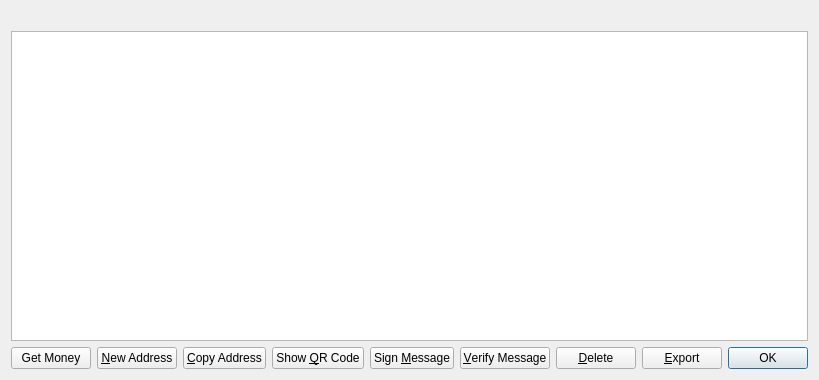
<?xml version="1.0" encoding="UTF-8"?>
<ui version="4.0">
 <class>AddressBookPage</class>
 <widget class="QWidget" name="AddressBookPage">
  <property name="geometry">
   <rect>
    <x>0</x>
    <y>0</y>
    <width>760</width>
    <height>380</height>
   </rect>
  </property>
  <property name="windowTitle">
   <string>Address Book</string>
  </property>
  <layout class="QVBoxLayout" name="verticalLayout">
   <item>
    <widget class="QLabel" name="labelExplanation">
     <property name="textFormat">
      <enum>Qt::PlainText</enum>
     </property>
     <property name="wordWrap">
      <bool>true</bool>
     </property>
    </widget>
   </item>
   <item>
    <widget class="QTableView" name="tableView">
     <property name="contextMenuPolicy">
      <enum>Qt::CustomContextMenu</enum>
     </property>
     <property name="toolTip">
      <string>Double-click to edit address or label</string>
     </property>
     <property name="tabKeyNavigation">
      <bool>false</bool>
     </property>
     <property name="alternatingRowColors">
      <bool>true</bool>
     </property>
     <property name="selectionMode">
      <enum>QAbstractItemView::SingleSelection</enum>
     </property>
     <property name="selectionBehavior">
      <enum>QAbstractItemView::SelectRows</enum>
     </property>
     <property name="sortingEnabled">
      <bool>true</bool>
     </property>
     <attribute name="verticalHeaderVisible">
      <bool>false</bool>
     </attribute>
    </widget>
   </item>
   <item>
    <layout class="QHBoxLayout" name="horizontalLayout">
     <item>
      <widget class="QPushButton" name="getMoney">
       <property name="text">
        <string>Get Money</string>
       </property>
      </widget>
     </item>
     <item>
      <widget class="QPushButton" name="newAddress">
       <property name="toolTip">
        <string>Create a new address</string>
       </property>
       <property name="text">
        <string>&amp;New Address</string>
       </property>
       <property name="icon">
        <iconset resource="../bitcoin.qrc">
         <normaloff>:/icons/add</normaloff>:/icons/add</iconset>
       </property>
      </widget>
     </item>
     <item>
      <widget class="QPushButton" name="copyAddress">
       <property name="toolTip">
        <string>Copy the currently selected address to the system clipboard</string>
       </property>
       <property name="text">
        <string>&amp;Copy Address</string>
       </property>
       <property name="icon">
        <iconset resource="../bitcoin.qrc">
         <normaloff>:/icons/editcopy</normaloff>:/icons/editcopy</iconset>
       </property>
      </widget>
     </item>
     <item>
      <widget class="QPushButton" name="showQRCode">
       <property name="text">
        <string>Show &amp;QR Code</string>
       </property>
       <property name="icon">
        <iconset resource="../bitcoin.qrc">
         <normaloff>:/icons/qrcode</normaloff>:/icons/qrcode</iconset>
       </property>
      </widget>
     </item>
     <item>
      <widget class="QPushButton" name="signMessage">
       <property name="toolTip">
        <string>Sign a message to prove you own a Tinege address</string>
       </property>
       <property name="text">
        <string>Sign &amp;Message</string>
       </property>
       <property name="icon">
        <iconset resource="../bitcoin.qrc">
         <normaloff>:/icons/edit</normaloff>:/icons/edit</iconset>
       </property>
      </widget>
     </item>
     <item>
      <widget class="QPushButton" name="verifyMessage">
       <property name="toolTip">
        <string>Verify a message to ensure it was signed with a specified Tinege address</string>
       </property>
       <property name="text">
        <string>&amp;Verify Message</string>
       </property>
       <property name="icon">
        <iconset resource="../bitcoin.qrc">
         <normaloff>:/icons/transaction_0</normaloff>:/icons/transaction_0</iconset>
       </property>
      </widget>
     </item>
     <item>
      <widget class="QPushButton" name="deleteAddress">
       <property name="toolTip">
        <string>Delete the currently selected address from the list</string>
       </property>
       <property name="text">
        <string>&amp;Delete</string>
       </property>
       <property name="icon">
        <iconset resource="../bitcoin.qrc">
         <normaloff>:/icons/remove</normaloff>:/icons/remove</iconset>
       </property>
      </widget>
     </item>
     <item>
      <spacer name="horizontalSpacer">
       <property name="orientation">
        <enum>Qt::Horizontal</enum>
       </property>
       <property name="sizeHint" stdset="0">
        <size>
         <width>40</width>
         <height>20</height>
        </size>
       </property>
      </spacer>
     </item>
     <item>
      <widget class="QPushButton" name="exportButton">
       <property name="toolTip">
        <string>Export the data in the current tab to a file</string>
       </property>
       <property name="text">
        <string>&amp;Export</string>
       </property>
       <property name="icon">
        <iconset resource="../bitcoin.qrc">
         <normaloff>:/icons/export</normaloff>:/icons/export</iconset>
       </property>
      </widget>
     </item>
     <item>
      <widget class="QDialogButtonBox" name="buttonBox">
       <property name="sizePolicy">
        <sizepolicy hsizetype="Maximum" vsizetype="Fixed">
         <horstretch>0</horstretch>
         <verstretch>0</verstretch>
        </sizepolicy>
       </property>
       <property name="standardButtons">
        <set>QDialogButtonBox::Ok</set>
       </property>
      </widget>
     </item>
    </layout>
   </item>
  </layout>
 </widget>
 <resources>
  <include location="../bitcoin.qrc"/>
 </resources>
 <connections/>
</ui>
